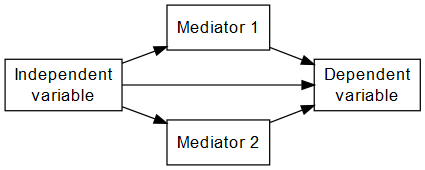

The R source for this figure:
#
#       /----> ME1 --->\
#      /                \
#    IV ---------------> DV
#      \                /
#       \----> ME2 --->/
#
library(DiagrammeR)

code <- "
  digraph causal {
	# Nodes
	node [shape = reactangle, fontname = Arial]
	iv [label = 'Independent\nvariable']
	me1 [label = 'Mediator 1']
	dv  [label = 'Dependent\nvariable']
	me2 [label = 'Mediator 2']
	

	# Edges
	edge [color = black, arrowhead = normal]
	rankdir = LR
	iv -> me1
	iv -> dv
	iv -> me2
	me1 -> dv
	me2 -> dv

	# Graph
	graph [overlap = true, fontsize = 10]
}"

grViz(code)
